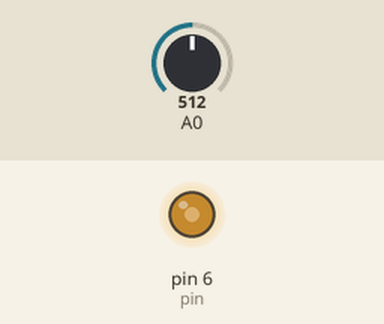
The sketch below on a simulated Arduino Uno, built with avr-gcc and run on an emulated ATmega328P. Parts: output pins drawn as LEDs (lit = HIGH). The test bench sets the inputs (shaded band); at power-on: A0 = 512.

Above: at 1.8 s.
1.9 s: A0 set to 716
At 2.3 s:
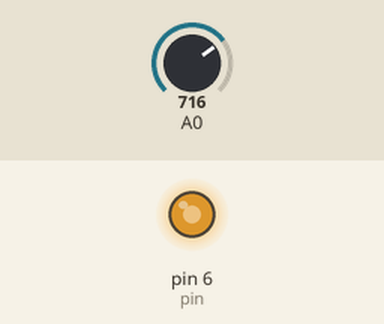
3.5 s: A0 set to 900
At 5.1 s:
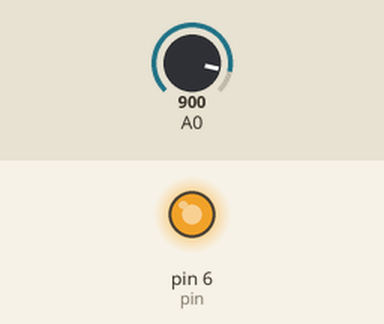
5.5 s: A0 set to 122
At 6.6 s:
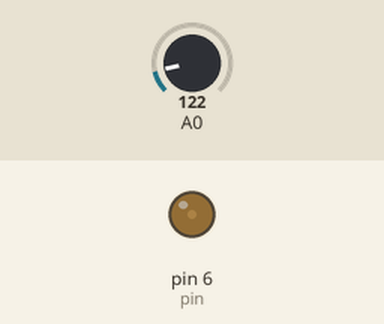
7.5 s: A0 set to 0
At 9.2 s:
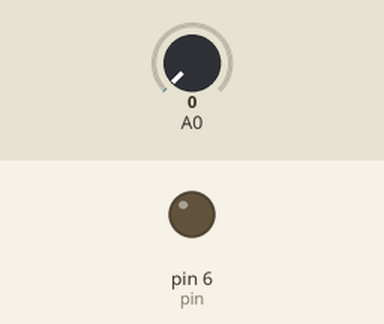
9.5 s: A0 set to 511
At 10.9 s:
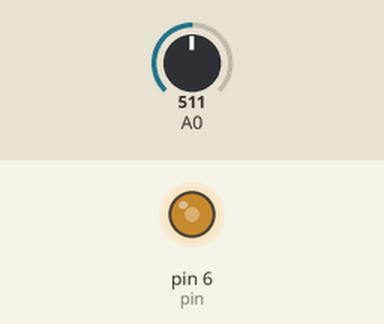
Timing chart, 0 to 12.5 s (numbered marks = the images above; inputs shaded):
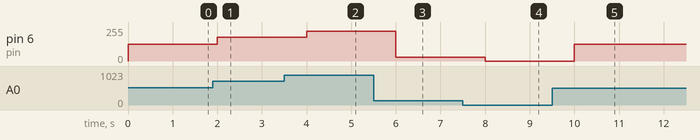

The sketch:

9.ino
```cpp
int pin=6;
void setup() {
  // put your setup code here, to run once:

}
float Value;
float num;
void loop() {
  // put your main code here, to run repeatedly:
Value=analogRead(A0);
num=map(Value,0,1023,0,255);
analogWrite(pin,num);
delay(1000);
}
```

Measured:
- after the input at 1.9 s, pin 6 (pin): 127/255 → 178/255 after 0.10 s
- after the input at 3.5 s, pin 6 (pin): 178/255 → 224/255 after 0.50 s
- after the input at 5.5 s, pin 6 (pin): 224/255 → 30/255 after 0.50 s
- after the input at 7.5 s, pin 6 (pin): 30/255 → 0/255 after 0.50 s
- after the input at 9.5 s, pin 6 (pin): 0/255 → 127/255 after 0.50 s
